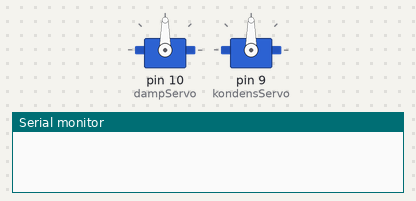
Bench run of a sketch on a simulated Arduino Uno, built with avr-gcc and run on an emulated ATmega328P. Shown: 2 × servo, the last lines printed to the serial monitor.

Above: at 0.1 s.
At 3.1 s:
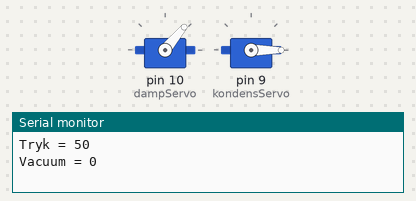
Timing chart, 0 to 4.6 s (numbered marks = the images above):
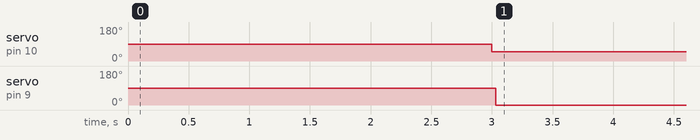

The sketch:

servoTryk.ino
```cpp
/*
servo slave
slave  0x43

Kontrollerer to servomotorer: damptryk og kondensator vacuum

RegisterMap:
0: tryk (0-100)
1: vacuum (09-100)

Joergen Friis 27.12.2017
*/

#include <Servo.h>
#include <Wire.h>
#define SLAVE_ADDRESS 0x43
#define REG_MAP_SIZE 3
#define MAX_SEND_BYTES 3

byte registerMap[REG_MAP_SIZE];

Servo dampServo;
Servo kondensServo;

int tryk = 50;
int vacuum = 0;


void setup()
{
  Wire.begin(SLAVE_ADDRESS);
  Wire.onReceive(receiveEvent);

  Serial.begin(9600);

  dampServo.attach(10);
  kondensServo.attach(9);

  registerMap[0] = 0;
  registerMap[1] = 0;
  registerMap[2] = 50;
}

void loop()
{
  delay(3000);
  tryk = registerMap[2];
  Serial.print("Tryk = ");
  Serial.println(tryk);
  dampServo.write(tryk);
  delay(15);

  vacuum = registerMap[1];
  //vacuum = map(vacuum, 0, 100, 0, 180);
  Serial.print("Vacuum = ");
  Serial.println(vacuum);
  Serial.println();
  kondensServo.write(vacuum);
  delay(15);
}

void receiveEvent(int byteCount)
{
  for (int i = 0; i < byteCount; i++)
  {
    byte c = Wire.read();
    registerMap[i] = c;
  }
}
```

Measured:
- by itself, servo on pin 10 (dampServo): 90° → 50° at 3.0 s
- by itself, servo on pin 9 (kondensServo): 90° → 0° at 3.0 s
